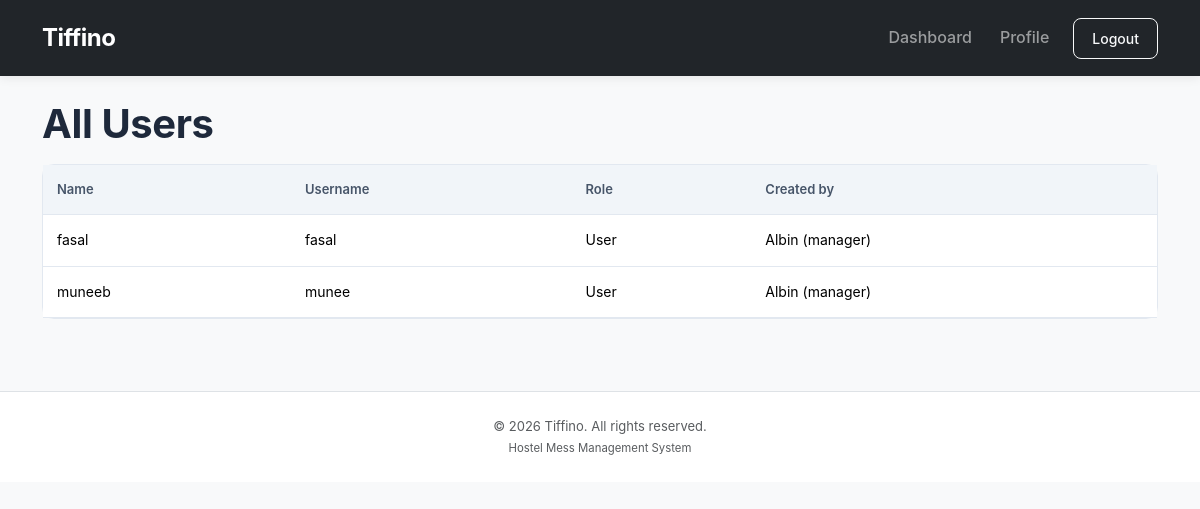
The page /dashboard/all-users/ (signed in) on the database its author committed.
### accounts/models.py (models this page shows)
class User(AbstractUser):
    ROLE_CHOICES = [
        ('main_admin', 'Main Admin'),
        ('manager', 'Manager'),
        ('user', 'User'),
    ]
    role = models.CharField(
        max_length=20,
        choices=ROLE_CHOICES,
        default='user'
    )
    name = models.CharField(max_length=150)
    contact = models.CharField(max_length=15)
    created_by = models.ForeignKey(
        'self',
        on_delete=models.SET_NULL,
        null=True,
        blank=True,
        related_name='created_accounts'
    )
    created_at = models.DateTimeField(auto_now_add=True)
    def __str__(self):
        return f"{self.name} ({self.role})"

### dashboard/views.py (the view)
# urls.py: path('all-users/', views.admin_user_list, name='admin_user_list'),
@role_required('main_admin')
def admin_user_list(request):
    users = User.objects.filter(
        role='user'
    ).order_by('-created_at')
    context = {
        'users': users,
    }
    return render(
        request,
        'main_admin/users.html',
        context
    )

### dashboard/views.py (called while the page is built)
def role_required(*roles):
    def decorator(view_func):
        @wraps(view_func)
        @login_required
        def wrapper(request, *args, **kwargs):
            if request.user.role not in roles:
                return redirect('home')
            return view_func(request, *args, **kwargs)
        return wrapper
    return decorator

### templates/main_admin/users.html
{% extends 'base.html' %}{% block title %}All Users | Tiffino{% endblock %}{% block content %}
<h1>All Users</h1>
<div class="card mt-3">
    <div class="table-responsive">
        <table class="table mb-0">
            <thead>
                <tr>
                    <th>Name</th>
                    <th>Username</th>
                    <th>Role</th>
                    <th>Created by</th>
                </tr>
            </thead>
            <tbody>{% for item in users %}<tr>
                    <td>{{ item.name }}</td>
                    <td>{{ item.username }}</td>
                    <td>{{ item.get_role_display }}</td>
                    <td>{{ item.created_by|default:"—" }}</td>
                </tr>{% empty %}<tr>
                    <td colspan="4">No users found.</td>
                </tr>{% endfor %}</tbody>
        </table>
    </div>
</div>{% endblock %}

### static/css/style.css (style rules this page uses)
:root { --primary: #2563eb; --primary-dark: #1d4ed8; --secondary: #64748b; --background: #f8fafc; --surface: #ffffff; --text: #1e293b; --border: #e2e8f0; --success: #16a34a; --danger: #dc2626; --warning: #f59e0b; --radius: 12px; }
* { box-sizing: border-box; }
body { font-family: "Inter", "Segoe UI", Arial, sans-serif; background-color: var(--background); color: var(--text); margin: 0; line-height: 1.6; }
h1, h2, h3, h4, h5 { color: var(--text); font-weight: 650; letter-spacing: -0.4px; }
.card { background: var(--surface); border: 1px solid var(--border); border-radius: var(--radius); transition: transform 0.2s ease, box-shadow 0.2s ease; }
.table { vertical-align: middle; margin-bottom: 0; }
.table thead th { background-color: #f1f5f9; color: #475569; font-size: 13px; font-weight: 600; padding: 14px; border-bottom: 1px solid var(--border); white-space: nowrap; }
.table tbody td { padding: 14px; border-color: var(--border); font-size: 14px; }

### rows shown on the page
User: name "fasal", username "fasal", role "User", created_by "Albin (manager)"
User: name "muneeb", username "munee", role "User", created_by "Albin (manager)"
